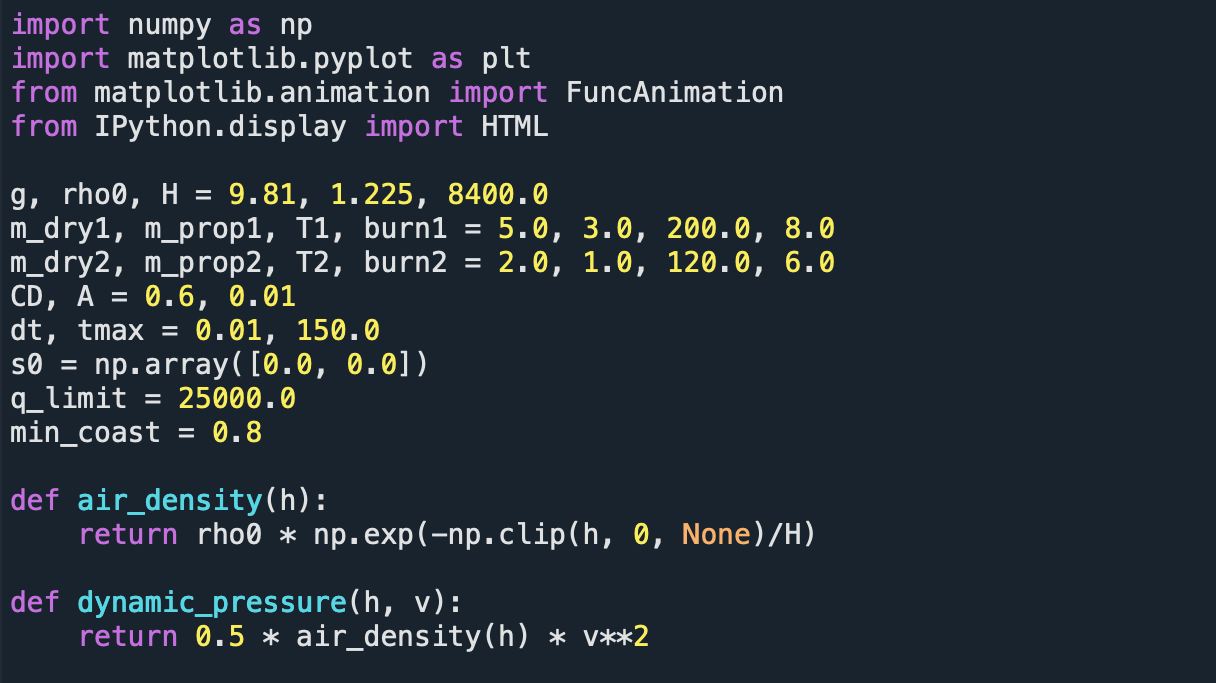
#> input picture assets/projects/rocket-sim/code.png, 1216 x 683 px
$ python thumbs.py
#> lines starting #> are read from the running program, lines starting #| are printed output that depends on the picture
"""Home-page preview cards: six hand-picked pictures per category as small
4:3 WebP thumbnails in assets/thumbs/<category>-<n>.webp (site.js deals them
out when a category is pointed at).

The picks are the most striking picture of each project or page, not simply
the first ones. The last card of each list lies on top of the pile, so put
the strongest picture last. A pick can be (path, crop) to zoom in, the crop
given as fractions of the picture: (left, top, right, bottom). Run from the
repository root after changing them:

    python3 tools/thumbs.py

Needs Pillow.
"""
import os
import sys

from PIL import Image, ImageOps

PICKS = {  # six each, in step with DECK_SIZE in site.js
    "projects": [
        "assets/projects/rocket-sim/code.png",
        "assets/projects/rod-end/cad-iso.jpg",
        "assets/projects/aim174b/model-photo.jpg",
        "assets/projects/vtol/uav-render.png",
        "assets/projects/scissor-lift/sl-06.jpg",
        ("assets/projects/tmr-l/cfd-v3.webp", (0.133, 0.069, 0.836, 0.819)),
    ],
    "drawings": [
        "assets/drawings/dwg-01.jpg",
        "assets/drawings/dwg-06.png",
        "assets/drawings/dwg-09.jpg",
        "assets/projects/tmr-l/ar-desk.webp",
        "assets/projects/tmr-l/v3-flight.webp",
        "assets/projects/tmr-l/cfd-v2-mesh.webp",
    ],
    "aerial": [
        "assets/aerial/aerial-09.jpg",
        "assets/aerial/aerial-16.jpg",
        "assets/aerial/aerial-19.jpg",
        "assets/aerial/aerial-13.jpg",
        "assets/aerial/aerial-17.jpg",
        "assets/aerial/aerial-08.jpg",
    ],
    "certifications": [
        "assets/certs/duke.jpg",
        "assets/certs/hkust.jpg",
        "assets/certs/fig-solidworks.png",
        "assets/certs/fig-math.jpg",
        "assets/certs/fig-oilgas.jpg",
        "assets/certs/fig-quantum.png",
    ],
}
COUNT = 6
SIZE = (480, 360)
ROOT = os.path.dirname(os.path.dirname(os.path.abspath(__file__)))
OUT = os.path.join(ROOT, "assets", "thumbs")


def flat_background(im):
    """The shared corner colour if the picture sits on a plain background
    (logos, drawings, CAD shots), else None (photos)."""
    w, h = im.size
    corners = [im.getpixel(p) for p in ((0, 0), (w - 1, 0), (0, h - 1), (w - 1, h - 1))]
    if max(max(c[i] for c in corners) - min(c[i] for c in corners) for i in range(3)) > 14:
        return None
    return tuple(sum(c[i] for c in corners) // 4 for i in range(3))


def card(src, crop=None):
#> called with src = 'assets/projects/rocket-sim/code.png'
    with Image.open(os.path.join(ROOT, src)) as im:
#> im is the input picture: PIL image 1216x683 RGB; mean R, G, B 36, 45.1, 53.7
        im = ImageOps.exif_transpose(im).convert("RGBA")
#> im: PIL image 1216x683 RGBA
        white = Image.new("RGBA", im.size, (255, 255, 255, 255))
#> white: PIL image 1216x683 RGBA; every value is 255
        im = Image.alpha_composite(white, im).convert("RGB")  # transparent logos on white
        if crop:
            w, h = im.size
            im = im.crop((round(crop[0] * w), round(crop[1] * h), round(crop[2] * w), round(crop[3] * h)))
            return ImageOps.fit(im, SIZE, Image.LANCZOS)
        bg = flat_background(im)
#> in flat_background, `corners = [im.getpixel(p) for p in ((0, 0), (w - 1, 0), (0, h - 1), (w..`: corners = [(34, 43, 53), (25, 35, 45), (34, 43, 53), (25, 35, 45)]
#> bg = (29, 39, 49)
        if bg is None:
            return ImageOps.fit(im, SIZE, Image.LANCZOS)
        # Plain background: show the whole picture, padded with that colour.
        im.thumbnail((int(SIZE[0] * 0.86), int(SIZE[1] * 0.86)), Image.LANCZOS)
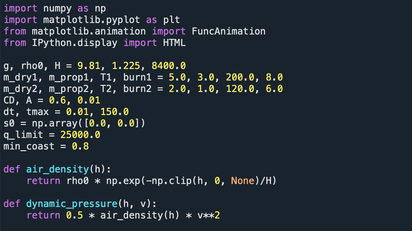
#> im: PIL image 412x231 RGB; mean R, G, B 36, 45.1, 53.7
        out = Image.new("RGB", SIZE, bg)
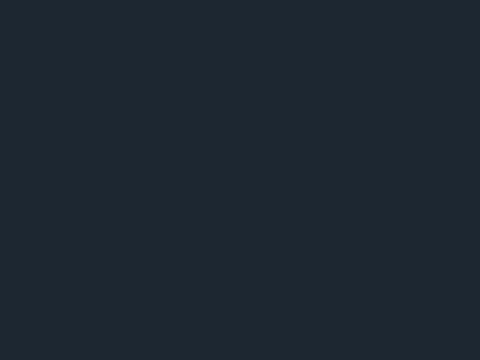
#> out: PIL image 480x360 RGB; mean R, G, B 29, 39, 49
        out.paste(im, ((SIZE[0] - im.width) // 2, (SIZE[1] - im.height) // 2))
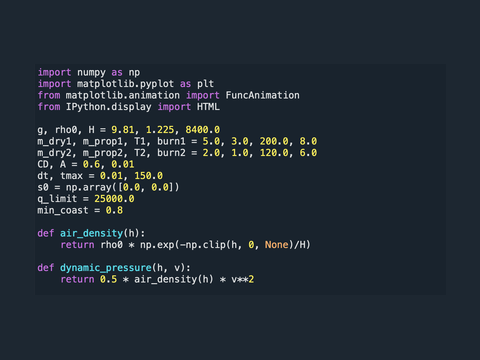
#> out: PIL image 480x360 RGB; mean R, G, B 32.8, 42.4, 51.6
        return out


def main():
    os.makedirs(OUT, exist_ok=True)
    for key, sources in PICKS.items():
        if len(sources) != COUNT:
            sys.exit(f"{key}: {len(sources)} pictures, need {COUNT}")
        for n, pick in enumerate(sources, 1):
            src, crop = pick if isinstance(pick, tuple) else (pick, None)
            if not os.path.exists(os.path.join(ROOT, src)):
#> (the run stopped early here; a loop or call above may not have finished)
